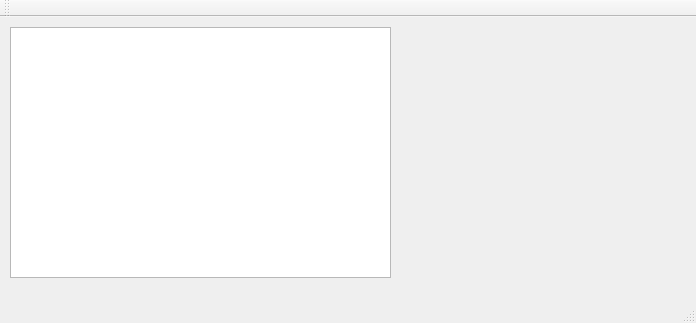
<?xml version="1.0" encoding="UTF-8"?>
<ui version="4.0">
 <class>MainWindow</class>
 <widget class="QMainWindow" name="MainWindow">
  <property name="geometry">
   <rect>
    <x>0</x>
    <y>0</y>
    <width>696</width>
    <height>323</height>
   </rect>
  </property>
  <property name="windowTitle">
   <string>MainWindow</string>
  </property>
  <widget class="QWidget" name="centralWidget">
   <widget class="QTreeView" name="scansTree">
    <property name="geometry">
     <rect>
      <x>10</x>
      <y>10</y>
      <width>381</width>
      <height>251</height>
     </rect>
    </property>
   </widget>
  </widget>
  <widget class="QMenuBar" name="menuBar">
   <property name="geometry">
    <rect>
     <x>0</x>
     <y>0</y>
     <width>696</width>
     <height>21</height>
    </rect>
   </property>
  </widget>
  <widget class="QToolBar" name="mainToolBar">
   <attribute name="toolBarArea">
    <enum>TopToolBarArea</enum>
   </attribute>
   <attribute name="toolBarBreak">
    <bool>false</bool>
   </attribute>
  </widget>
  <widget class="QStatusBar" name="statusBar"/>
 </widget>
 <layoutdefault spacing="6" margin="11"/>
 <resources/>
 <connections/>
</ui>
